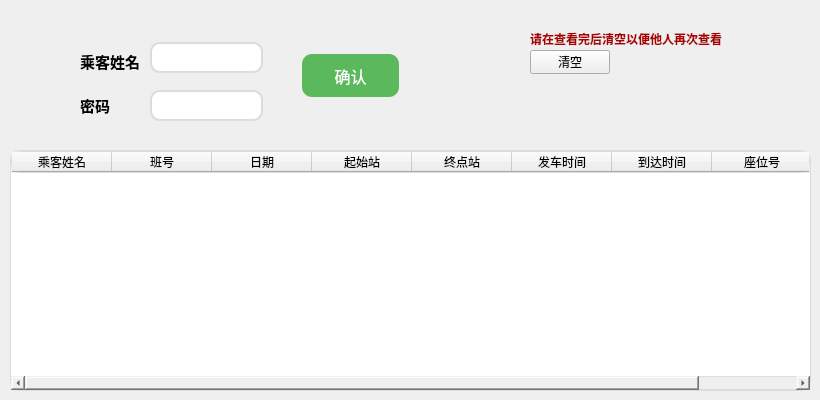
    <widget class="QWidget" name="tab">
     <attribute name="title">
      <string>订单查询</string>
     </attribute>
     <widget class="QLabel" name="label_4">
      <property name="geometry">
       <rect>
        <x>80</x>
        <y>50</y>
        <width>71</width>
        <height>21</height>
       </rect>
      </property>
      <property name="text">
       <string>&lt;html&gt;&lt;head/&gt;&lt;body&gt;&lt;p&gt;&lt;span style=&quot; font-size:11pt; font-weight:700;&quot;&gt;乘客姓名&lt;/span&gt;&lt;/p&gt;&lt;/body&gt;&lt;/html&gt;</string>
      </property>
     </widget>
     <widget class="QLineEdit" name="lineEditPassengerName2">
      <property name="geometry">
       <rect>
        <x>150</x>
        <y>42</y>
        <width>113</width>
        <height>31</height>
       </rect>
      </property>
      <property name="styleSheet">
       <string notr="true">border: 2px solid #dcdcdc;
            border-radius: 10px;
            padding: 5px;</string>
      </property>
     </widget>
     <widget class="QPushButton" name="searchTicketsButton">
      <property name="geometry">
       <rect>
        <x>300</x>
        <y>50</y>
        <width>101</width>
        <height>51</height>
       </rect>
      </property>
      <property name="styleSheet">
       <string notr="true">background-color: #5cb85c;
            border: none;
            color: white;
            padding: 10px 20px;
            text-align: center;
            text-decoration: none;
            display: inline-block;
            font-size: 16px;
            margin: 4px 2px;
            transition-duration: 0.4s;
            cursor: pointer;
            border-radius: 10px;</string>
      </property>
      <property name="text">
       <string>确认</string>
      </property>
     </widget>
     <widget class="QTableWidget" name="ticketTableWidget">
      <property name="geometry">
       <rect>
        <x>10</x>
        <y>150</y>
        <width>801</width>
        <height>241</height>
       </rect>
      </property>
      <property name="styleSheet">
       <string notr="true">border: 1px solid #dcdcdc;
border-radius: 10px;
gridline-color: #dcdcdc;</string>
      </property>
      <column>
       <property name="text">
        <string>乘客姓名</string>
       </property>
       <property name="icon">
        <iconset theme="go-top"/>
       </property>
      </column>
      <column>
       <property name="text">
        <string>班号</string>
       </property>
      </column>
      <column>
       <property name="text">
        <string>日期</string>
       </property>
      </column>
      <column>
       <property name="text">
        <string>起始站</string>
       </property>
      </column>
      <column>
       <property name="text">
        <string>终点站</string>
       </property>
      </column>
      <column>
       <property name="text">
        <string>发车时间</string>
       </property>
      </column>
      <column>
       <property name="text">
        <string>到达时间</string>
       </property>
      </column>
      <column>
       <property name="text">
        <string>座位号</string>
       </property>
      </column>
     </widget>
     <widget class="QPushButton" name="pushButtonClearTickets">
      <property name="geometry">
       <rect>
        <x>530</x>
        <y>50</y>
        <width>80</width>
        <height>24</height>
       </rect>
      </property>
      <property name="text">
       <string>清空</string>
      </property>
     </widget>
     <widget class="QLabel" name="label_6">
      <property name="geometry">
       <rect>
        <x>530</x>
        <y>30</y>
        <width>201</width>
        <height>16</height>
       </rect>
      </property>
      <property name="text">
       <string>&lt;html&gt;&lt;head/&gt;&lt;body&gt;&lt;p&gt;&lt;span style=&quot; font-weight:700; color:#aa0000;&quot;&gt;请在查看完后清空以便他人再次查看&lt;/span&gt;&lt;/p&gt;&lt;/body&gt;&lt;/html&gt;</string>
      </property>
     </widget>
     <widget class="QLineEdit" name="lineEditPasswordQuery">
      <property name="geometry">
       <rect>
        <x>150</x>
        <y>90</y>
        <width>113</width>
        <height>31</height>
       </rect>
      </property>
      <property name="styleSheet">
       <string notr="true">border: 2px solid #dcdcdc;
            border-radius: 10px;
            padding: 5px;</string>
      </property>
     </widget>
     <widget class="QLabel" name="label_3">
      <property name="geometry">
       <rect>
        <x>80</x>
        <y>90</y>
        <width>54</width>
        <height>31</height>
       </rect>
      </property>
      <property name="text">
       <string>&lt;html&gt;&lt;head/&gt;&lt;body&gt;&lt;p&gt;&lt;span style=&quot; font-size:11pt; font-weight:700;&quot;&gt;密码&lt;/span&gt;&lt;/p&gt;&lt;/body&gt;&lt;/html&gt;</string>
      </property>
     </widget>
    </widget>
